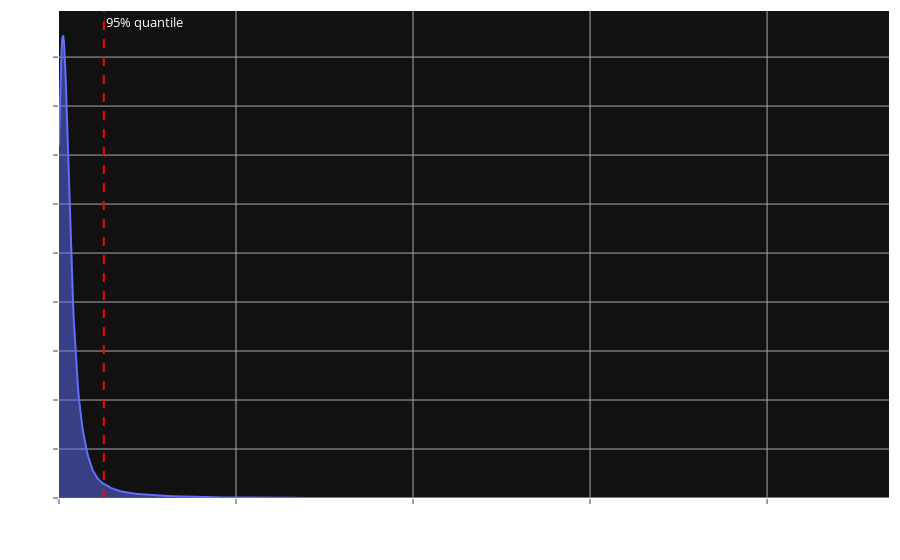

Here is the notebook cell this chart was saved with:
### Code cell
import numpy as np
import plotly.graph_objects as go
from scipy.stats import gaussian_kde

# Calculate the KDE
kde = gaussian_kde(maes)
x_range = np.linspace(min(maes), max(maes), 1000)
y_kde = kde(x_range)

# Create the density plot
fig = go.Figure()

fig.add_trace(
    go.Scatter(x=x_range, y=y_kde, mode="lines", fill="tozeroy", name="MAE Density")
)

# Add vertical lines for the quantiles
q95 = np.quantile(maes, 0.95)
fig.add_vline(
    x=q95,
    line_dash="dash",
    line_color="red",
    annotation_text="95% quantile",
    annotation_position="top right",
)

# Update layout
fig.update_layout(
    title="Density Plot of Mean Absolute Errors (MAEs)",
    xaxis_title="MAE",
    yaxis_title="Density",
    showlegend=False,
)

# Show the plot
fig.show()

### Figure 1 — Plotly figure (JSON) as saved in the notebook; plotly's stock layout.template omitted (floating-point values rounded to 4 significant figures; data arrays with more than 128 entries replaced by an {"elided": "..."} marker saying what was removed)
{"data": [{"fill": "tozeroy", "mode": "lines", "name": "MAE Density", "type": "scatter", "x": {"elided": "1000 float values"}, "y": {"elided": "1000 float values"}}], "layout": {"annotations": [{"showarrow": false, "text": "95% quantile", "x": 0.1266, "xanchor": "left", "xref": "x", "y": 1, "yanchor": "top", "yref": "y domain"}], "shapes": [{"line": {"color": "red", "dash": "dash"}, "type": "line", "x0": 0.1266, "x1": 0.1266, "xref": "x", "y0": 0, "y1": 1, "yref": "y domain"}], "showlegend": false, "title": {"text": "Density Plot of Mean Absolute Errors (MAEs)"}, "xaxis": {"title": {"text": "MAE"}}, "yaxis": {"title": {"text": "Density"}}}}
